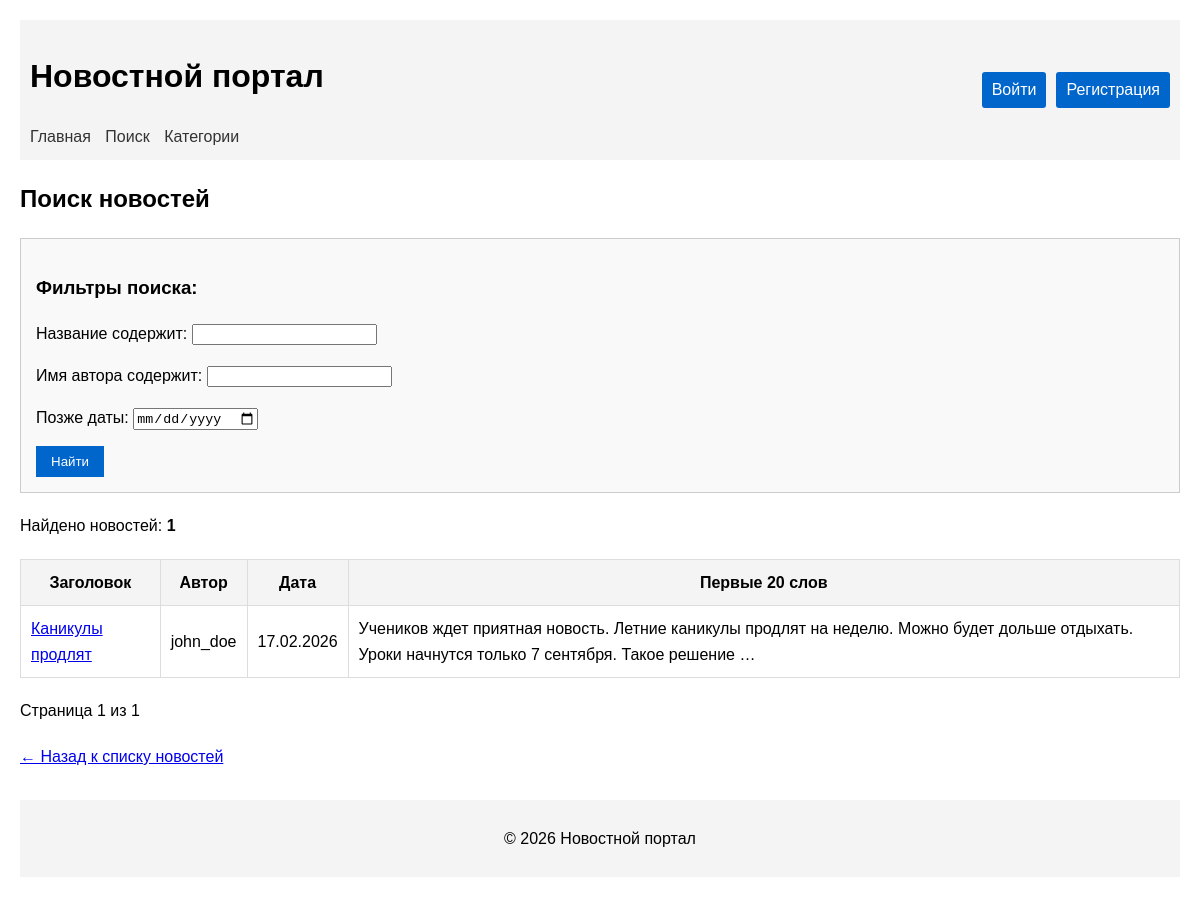
Page /news/search/ on the earlier database version.
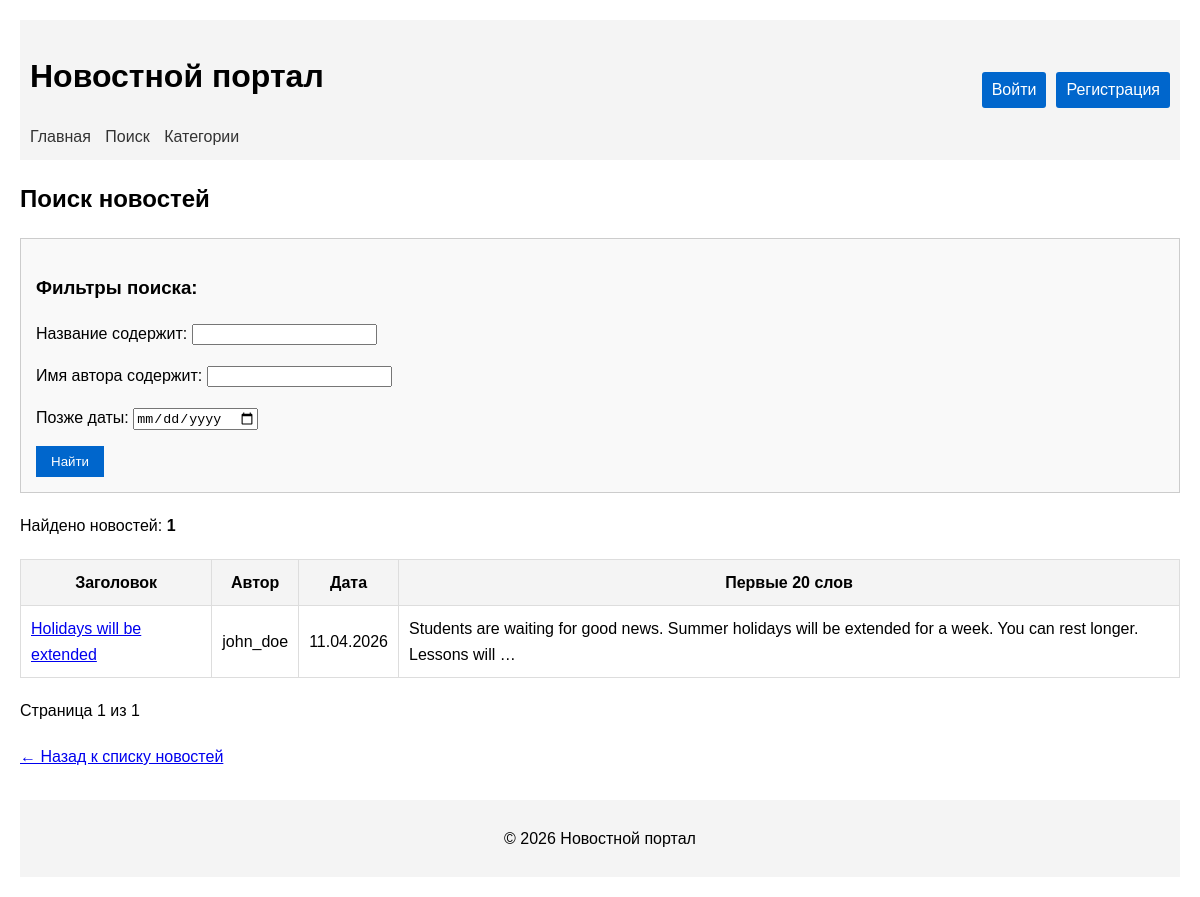
Same page on the later database version.
### news/models.py (models this page shows, shortened)
class Post(models.Model):
    ARTICLE = 'AR'
    NEWS = 'NW'
    POST_TYPES = [
        (ARTICLE, 'Статья'),
        (NEWS, 'Новость'),
    ]
    author = models.ForeignKey(Author, on_delete=models.CASCADE)
    post_type = models.CharField(max_length=2, choices=POST_TYPES, default=ARTICLE)
    created_at = models.DateTimeField(auto_now_add=True)
    categories = models.ManyToManyField(Category, through='PostCategory')
    title = models.CharField(max_length=200)
    text = models.TextField()
    rating = models.IntegerField(default=0)

### accounts/models.py (models this page shows, shortened)
class Author(models.Model):
    user = models.OneToOneField(User, on_delete=models.CASCADE)
    rating = models.IntegerField(default=0)

### news/views.py (the view)
# urls.py: path('news/search/', views.news_search, name='news_search'),
def news_search(request):
    news = Post.objects.filter(post_type='NW').order_by('-created_at')
    news_filter = NewsFilter(request.GET, queryset=news)
    paginator = Paginator(news_filter.qs, 10)
    page_number = request.GET.get('page')
    page_obj = paginator.get_page(page_number)
    return render(request, 'news/news_search.html', {
        'filter': news_filter,
        'page_obj': page_obj
    })

### news/templatetags/custom_filters.py (called while the page is built)
@register.filter(name='censor')
def censor(value):
    if not isinstance(value, str):
        return value
    for word in CENSORED_WORDS:
        pattern = r'\b' + re.escape(word) + r'\b'
        value = re.sub(pattern, lambda m: '*' * len(m.group()), value, flags=re.IGNORECASE)
    return value

### templates/news/news_search.html (shortened to what this page needs)
{% extends 'default.html' %}
{% load custom_filters %}
{% block content %}
    <h2>Поиск новостей</h2>
    <form method="get" style="margin-bottom: 20px; padding: 15px; border: 1px solid #ccc; background-color: #f9f9f9;">
        <h3>Фильтры поиска:</h3>
        {{ filter.form.as_p }}
        <button type="submit" style="padding: 8px 15px; background-color: #0066cc; color: white; border: none; cursor: pointer;">Найти</button>
    </form>
    <p>Найдено новостей: <strong>{{ page_obj.paginator.count }}</strong></p>
    {% if page_obj %}
        <table border="1" cellpadding="10" cellspacing="0" style="width: 100%; margin-top: 20px;">
            <thead>
                <tr style="background-color: #f2f2f2;">
                    <th>Заголовок</th>
                    <th>Автор</th>
                    <th>Дата</th>
                    <th>Первые 20 слов</th>
                </tr>
            </thead>
            <tbody>
                {% for item in page_obj %}
                <tr>
                    <td><a href="{% url 'news_detail' item.id %}">{{ item.title|censor }}</a></td>
                    <td>{{ item.author.user.username }}</td>
                    <td>{{ item.created_at|date:"d.m.Y" }}</td>
                    <td>{{ item.text|censor|truncatewords:20 }}</td>
                </tr>
                {% endfor %}
            </tbody>
        </table>
        <div style="margin-top: 20px;">
            Страница {{ page_obj.number }} из {{ page_obj.paginator.num_pages }}
        </div>
    {% else %}
        <p>Новостей не найдено. Попробуйте изменить параметры поиска.</p>
    {% endif %}
    <p style="margin-top: 20px;"><a href="{% url 'news_list' %}">← Назад к списку новостей</a></p>
{% endblock %}

Differences in the rows shown:
removed Post: title|censor "Каникулы продлят", author.user.username "john_doe", created_at "17.02.2026", text|censor "Учеников ждет приятная новость. Летние каникулы продлят на неделю. Можно будет дольше отдыхать. Уроки начнутся только 7 сентября. Такое решение …"
added Post: title|censor "Holidays will be extended", author.user.username "john_doe", created_at "11.04.2026", text|censor "Students are waiting for good news. Summer holidays will be extended for a week. You can rest longer. Lessons will …"
